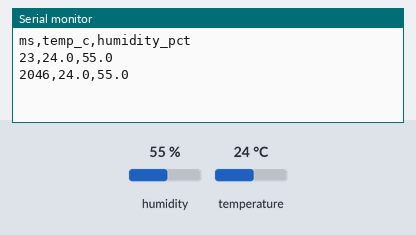
Bench run of a sketch on a simulated Arduino Uno, built with avr-gcc and run on an emulated ATmega328P. Shown: the last lines printed to the serial monitor. Inputs (shaded band) come from the test bench; at power-on: humidity 55 %, temperature 24 °C.

Above: at 2.8 s.
2.9 s: humidity set to 22 %
At 4.9 s:
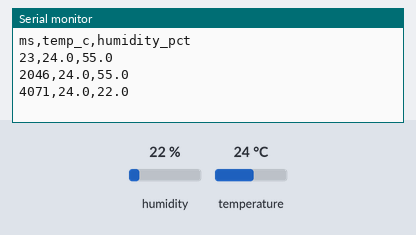
5.6 s: temperature set to 12 °C
At 7.4 s:
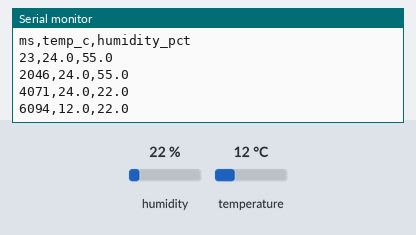
8.3 s: humidity set to 40 %
At 11.0 s:
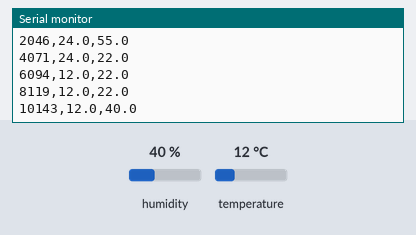
Timing chart, 0 to 12.5 s (numbered marks = the images above; inputs shaded):
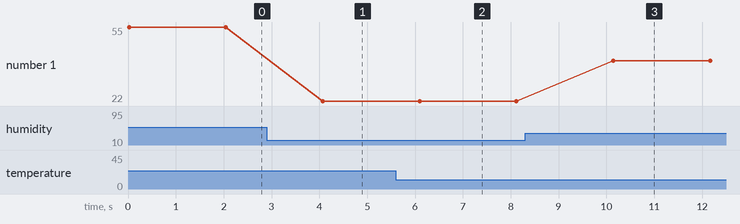

Measured:
- after the input at 2.9 s, the serial monitor: prints a new line after 1.2 s (image 1)
- after the input at 5.6 s, the serial monitor: prints a new line after 0.50 s (image 2)
- after the input at 8.3 s, the serial monitor: prints a new line after 1.8 s (image 3)
- plotted number 1: 55 → 22 after the input at 2.9 s, 22 → 40 after the input at 8.3 s

The sketch:

temp.humdity.ino
```cpp
#include <DHT.h>

#define DHT_PIN 4
#define DHT_TYPE DHT11

DHT dht(DHT_PIN, DHT_TYPE);

void setup() {
  Serial.begin(9600);
  dht.begin();

  // CSV Header
  Serial.println(F("ms,temp_c,humidity_pct"));
}

void loop() {
  float h = dht.readHumidity();
  float t = dht.readTemperature();

  if (isnan(h) || isnan(t)) {
    Serial.println(F("ERR,NaN,NaN"));
  } else {
    Serial.print(millis());
    Serial.print(',');
    Serial.print(t, 1);
    Serial.print(',');
    Serial.println(h, 1);
  }

  // Wait 2 seconds before next reading
  delay(2000);
}
```
